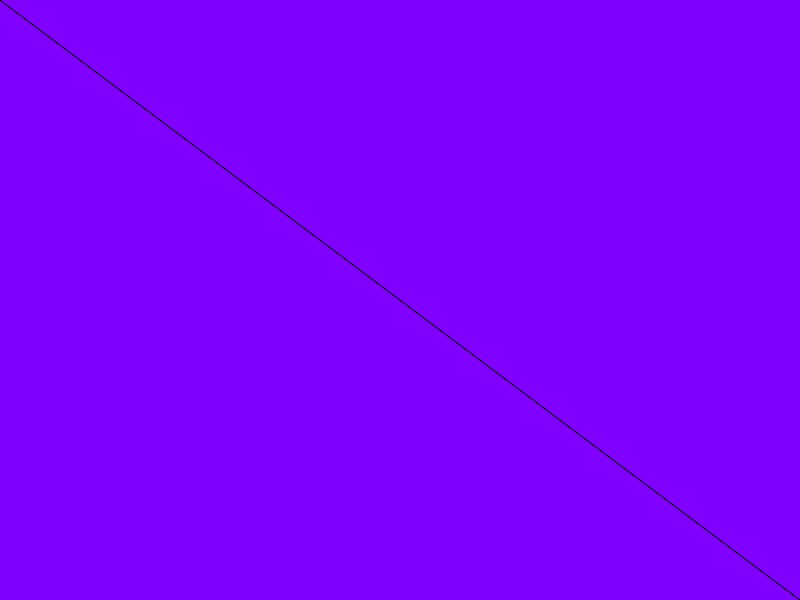
Frame 1 (no input)
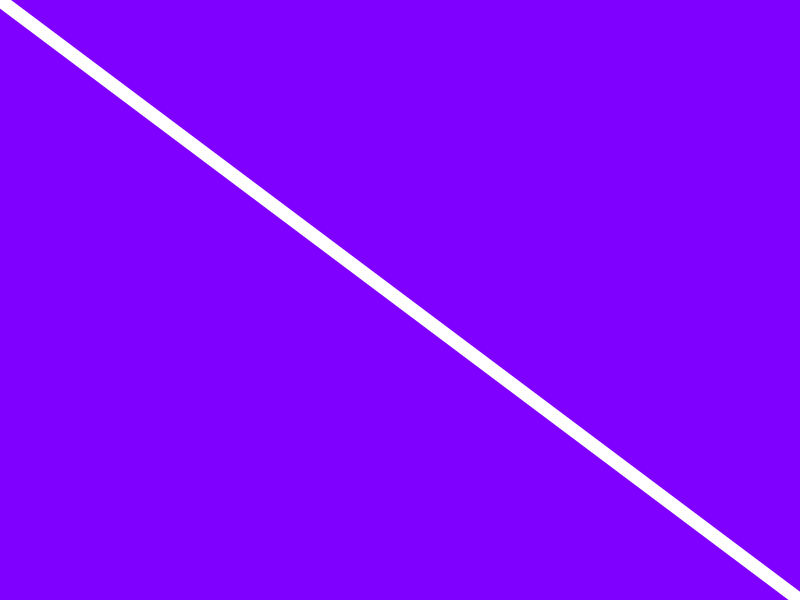
Frame 60 (the mouse pressed at the canvas centre just before this capture)
Frame 120 (the mouse held since frame 60 and released just before this capture): identical to frame 60, image omitted

The Processing sketch that drew these frames (run headless with seeded random() and noise(); from frame 60 on, the mouse is pressed at the canvas centre):

// Processing sketch: Intro
// ── Intro.pde
void setup(){
  size(800, 600);
}

void draw(){
  background(128,0,255);
  line(0,0,800,600);
  stroke(255);
  strokeWeight(13.5);
}
